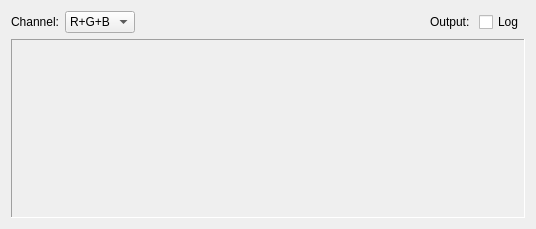
<?xml version="1.0" encoding="UTF-8"?>
<ui version="4.0">
 <class>HistogramWidget</class>
 <widget class="QWidget" name="HistogramWidget">
  <property name="geometry">
   <rect>
    <x>0</x>
    <y>0</y>
    <width>536</width>
    <height>229</height>
   </rect>
  </property>
  <property name="windowTitle">
   <string>Form</string>
  </property>
  <layout class="QVBoxLayout" name="verticalLayout">
   <item>
    <layout class="QGridLayout" name="gridLayout_3">
     <item row="0" column="0">
      <widget class="QLabel" name="label_histogramChannel">
       <property name="text">
        <string>Channel:</string>
       </property>
       <property name="buddy">
        <cstring>comboBox_histogramChannel</cstring>
       </property>
      </widget>
     </item>
     <item row="0" column="1">
      <widget class="QComboBox" name="comboBox_histogramChannel">
       <property name="toolTip">
        <string>Pick a channel displayed on the histogram</string>
       </property>
       <item>
        <property name="text">
         <string>R+G+B</string>
        </property>
       </item>
       <item>
        <property name="text">
         <string>RGB</string>
        </property>
       </item>
       <item>
        <property name="text">
         <string>Red</string>
        </property>
       </item>
       <item>
        <property name="text">
         <string>Green</string>
        </property>
       </item>
       <item>
        <property name="text">
         <string>Blue</string>
        </property>
       </item>
       <item>
        <property name="text">
         <string>Value</string>
        </property>
       </item>
      </widget>
     </item>
     <item row="0" column="2">
      <spacer name="horizontalSpacer">
       <property name="orientation">
        <enum>Qt::Horizontal</enum>
       </property>
       <property name="sizeHint" stdset="0">
        <size>
         <width>0</width>
         <height>0</height>
        </size>
       </property>
      </spacer>
     </item>
     <item row="0" column="4">
      <widget class="QCheckBox" name="checkBox_histogramLog">
       <property name="toolTip">
        <string>Toggle between logarithm and linear histogram output</string>
       </property>
       <property name="text">
        <string>Log</string>
       </property>
      </widget>
     </item>
     <item row="1" column="0" colspan="5">
      <widget class="QFrame" name="frame_histogram">
       <property name="minimumSize">
        <size>
         <width>0</width>
         <height>150</height>
        </size>
       </property>
       <property name="frameShape">
        <enum>QFrame::Panel</enum>
       </property>
       <property name="frameShadow">
        <enum>QFrame::Sunken</enum>
       </property>
       <layout class="QGridLayout" name="histogramLayout">
        <property name="margin">
         <number>0</number>
        </property>
       </layout>
      </widget>
     </item>
     <item row="0" column="3">
      <widget class="QLabel" name="label_HistogramLog">
       <property name="text">
        <string>Output: </string>
       </property>
       <property name="buddy">
        <cstring>checkBox_histogramLog</cstring>
       </property>
      </widget>
     </item>
    </layout>
   </item>
  </layout>
 </widget>
 <resources/>
 <connections/>
</ui>
